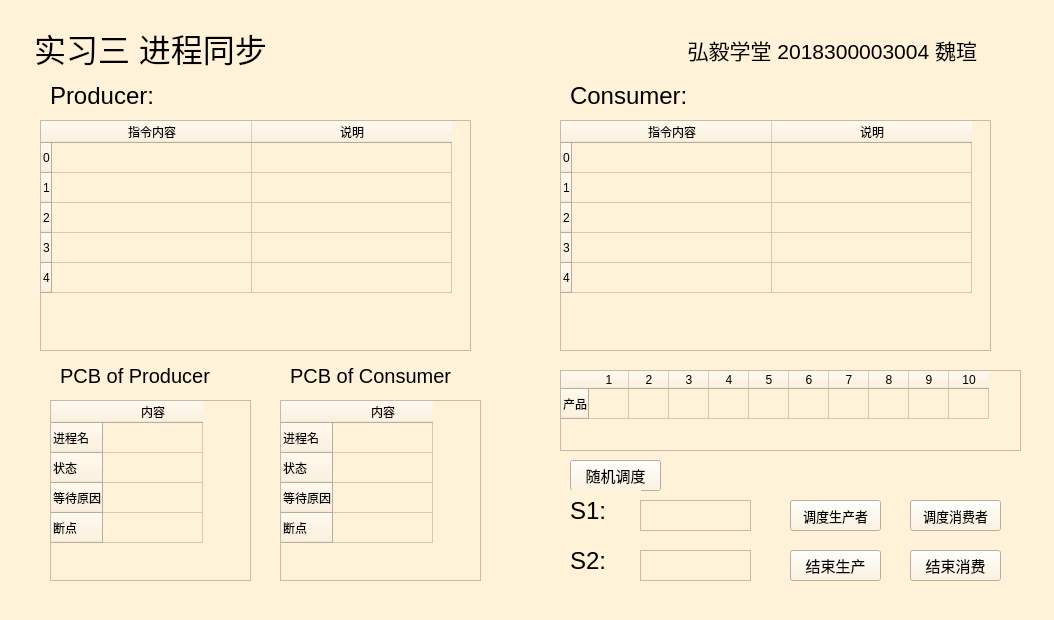
<?xml version="1.0" encoding="UTF-8"?>
<ui version="4.0">
 <class>Widget</class>
 <widget class="QWidget" name="Widget">
  <property name="geometry">
   <rect>
    <x>0</x>
    <y>0</y>
    <width>1054</width>
    <height>620</height>
   </rect>
  </property>
  <property name="windowTitle">
   <string>Widget</string>
  </property>
  <property name="styleSheet">
   <string notr="true">background-color: rgb(255, 242, 216)</string>
  </property>
  <widget class="QTextBrowser" name="textBrowser_2">
   <property name="geometry">
    <rect>
     <x>570</x>
     <y>30</y>
     <width>411</width>
     <height>41</height>
    </rect>
   </property>
   <property name="styleSheet">
    <string notr="true">background-color:transparent;
border:0px;</string>
   </property>
   <property name="html">
    <string>&lt;!DOCTYPE HTML PUBLIC &quot;-//W3C//DTD HTML 4.0//EN&quot; &quot;http://www.w3.org/TR/REC-html40/strict.dtd&quot;&gt;
&lt;html&gt;&lt;head&gt;&lt;meta name=&quot;qrichtext&quot; content=&quot;1&quot; /&gt;&lt;style type=&quot;text/css&quot;&gt;
p, li { white-space: pre-wrap; }
&lt;/style&gt;&lt;/head&gt;&lt;body style=&quot; font-family:'SimSun'; font-size:9pt; font-weight:400; font-style:normal;&quot;&gt;
&lt;p align=&quot;right&quot; style=&quot; margin-top:0px; margin-bottom:0px; margin-left:0px; margin-right:0px; -qt-block-indent:0; text-indent:0px;&quot;&gt;&lt;span style=&quot; font-size:16pt;&quot;&gt;弘毅学堂 2018300003004 魏瑄&lt;/span&gt;&lt;/p&gt;&lt;/body&gt;&lt;/html&gt;</string>
   </property>
  </widget>
  <widget class="QTextBrowser" name="textBrowser">
   <property name="geometry">
    <rect>
     <x>30</x>
     <y>20</y>
     <width>421</width>
     <height>61</height>
    </rect>
   </property>
   <property name="styleSheet">
    <string notr="true">background-color:transparent;
border:0px;</string>
   </property>
   <property name="html">
    <string>&lt;!DOCTYPE HTML PUBLIC &quot;-//W3C//DTD HTML 4.0//EN&quot; &quot;http://www.w3.org/TR/REC-html40/strict.dtd&quot;&gt;
&lt;html&gt;&lt;head&gt;&lt;meta name=&quot;qrichtext&quot; content=&quot;1&quot; /&gt;&lt;style type=&quot;text/css&quot;&gt;
p, li { white-space: pre-wrap; }
&lt;/style&gt;&lt;/head&gt;&lt;body style=&quot; font-family:'SimSun'; font-size:9pt; font-weight:400; font-style:normal;&quot;&gt;
&lt;p style=&quot; margin-top:0px; margin-bottom:0px; margin-left:0px; margin-right:0px; -qt-block-indent:0; text-indent:0px;&quot;&gt;&lt;span style=&quot; font-size:24pt;&quot;&gt;实习三 进程同步&lt;/span&gt;&lt;/p&gt;&lt;/body&gt;&lt;/html&gt;</string>
   </property>
  </widget>
  <widget class="QLabel" name="label">
   <property name="geometry">
    <rect>
     <x>60</x>
     <y>360</y>
     <width>191</width>
     <height>31</height>
    </rect>
   </property>
   <property name="styleSheet">
    <string notr="true">font-size: 20px;</string>
   </property>
   <property name="text">
    <string>PCB of Producer</string>
   </property>
  </widget>
  <widget class="QTableWidget" name="ProducerPCB">
   <property name="geometry">
    <rect>
     <x>50</x>
     <y>400</y>
     <width>201</width>
     <height>181</height>
    </rect>
   </property>
   <property name="font">
    <font>
     <pointsize>11</pointsize>
     <weight>50</weight>
     <bold>false</bold>
    </font>
   </property>
   <row>
    <property name="text">
     <string>进程名</string>
    </property>
   </row>
   <row>
    <property name="text">
     <string>状态</string>
    </property>
   </row>
   <row>
    <property name="text">
     <string>等待原因</string>
    </property>
   </row>
   <row>
    <property name="text">
     <string>断点</string>
    </property>
   </row>
   <column>
    <property name="text">
     <string>内容</string>
    </property>
   </column>
  </widget>
  <widget class="QLabel" name="label_2">
   <property name="geometry">
    <rect>
     <x>290</x>
     <y>360</y>
     <width>191</width>
     <height>31</height>
    </rect>
   </property>
   <property name="styleSheet">
    <string notr="true">font-size: 20px;</string>
   </property>
   <property name="text">
    <string>PCB of Consumer</string>
   </property>
  </widget>
  <widget class="QTableWidget" name="ConsumerPCB">
   <property name="geometry">
    <rect>
     <x>280</x>
     <y>400</y>
     <width>201</width>
     <height>181</height>
    </rect>
   </property>
   <property name="font">
    <font>
     <pointsize>11</pointsize>
     <weight>50</weight>
     <bold>false</bold>
    </font>
   </property>
   <row>
    <property name="text">
     <string>进程名</string>
    </property>
   </row>
   <row>
    <property name="text">
     <string>状态</string>
    </property>
   </row>
   <row>
    <property name="text">
     <string>等待原因</string>
    </property>
   </row>
   <row>
    <property name="text">
     <string>断点</string>
    </property>
   </row>
   <column>
    <property name="text">
     <string>内容</string>
    </property>
   </column>
  </widget>
  <widget class="QTableWidget" name="InsProduer">
   <property name="geometry">
    <rect>
     <x>40</x>
     <y>120</y>
     <width>431</width>
     <height>231</height>
    </rect>
   </property>
   <attribute name="horizontalHeaderDefaultSectionSize">
    <number>200</number>
   </attribute>
   <row>
    <property name="text">
     <string>0</string>
    </property>
   </row>
   <row>
    <property name="text">
     <string>1</string>
    </property>
   </row>
   <row>
    <property name="text">
     <string>2</string>
    </property>
   </row>
   <row>
    <property name="text">
     <string>3</string>
    </property>
   </row>
   <row>
    <property name="text">
     <string>4</string>
    </property>
   </row>
   <column>
    <property name="text">
     <string>指令内容</string>
    </property>
   </column>
   <column>
    <property name="text">
     <string>说明</string>
    </property>
   </column>
  </widget>
  <widget class="QTableWidget" name="InsConsumer">
   <property name="geometry">
    <rect>
     <x>560</x>
     <y>120</y>
     <width>431</width>
     <height>231</height>
    </rect>
   </property>
   <attribute name="horizontalHeaderDefaultSectionSize">
    <number>200</number>
   </attribute>
   <row>
    <property name="text">
     <string>0</string>
    </property>
   </row>
   <row>
    <property name="text">
     <string>1</string>
    </property>
   </row>
   <row>
    <property name="text">
     <string>2</string>
    </property>
   </row>
   <row>
    <property name="text">
     <string>3</string>
    </property>
   </row>
   <row>
    <property name="text">
     <string>4</string>
    </property>
   </row>
   <column>
    <property name="text">
     <string>指令内容</string>
    </property>
   </column>
   <column>
    <property name="text">
     <string>说明</string>
    </property>
   </column>
  </widget>
  <widget class="QPushButton" name="pushButton">
   <property name="geometry">
    <rect>
     <x>570</x>
     <y>460</y>
     <width>91</width>
     <height>31</height>
    </rect>
   </property>
   <property name="font">
    <font>
     <pointsize>11</pointsize>
    </font>
   </property>
   <property name="text">
    <string>随机调度</string>
   </property>
  </widget>
  <widget class="QLabel" name="label_3">
   <property name="geometry">
    <rect>
     <x>50</x>
     <y>80</y>
     <width>191</width>
     <height>31</height>
    </rect>
   </property>
   <property name="font">
    <font>
     <pointsize>-1</pointsize>
    </font>
   </property>
   <property name="styleSheet">
    <string notr="true">font-size: 24px;</string>
   </property>
   <property name="text">
    <string>Producer:</string>
   </property>
  </widget>
  <widget class="QLabel" name="label_4">
   <property name="geometry">
    <rect>
     <x>570</x>
     <y>80</y>
     <width>191</width>
     <height>31</height>
    </rect>
   </property>
   <property name="font">
    <font>
     <pointsize>-1</pointsize>
    </font>
   </property>
   <property name="styleSheet">
    <string notr="true">font-size: 24px;</string>
   </property>
   <property name="text">
    <string>Consumer:</string>
   </property>
  </widget>
  <widget class="QLabel" name="label_5">
   <property name="geometry">
    <rect>
     <x>570</x>
     <y>490</y>
     <width>71</width>
     <height>41</height>
    </rect>
   </property>
   <property name="styleSheet">
    <string notr="true">font-size:24px</string>
   </property>
   <property name="text">
    <string>S1:</string>
   </property>
  </widget>
  <widget class="QLabel" name="label_6">
   <property name="geometry">
    <rect>
     <x>570</x>
     <y>540</y>
     <width>71</width>
     <height>41</height>
    </rect>
   </property>
   <property name="styleSheet">
    <string notr="true">font-size:24px</string>
   </property>
   <property name="text">
    <string>S2:</string>
   </property>
  </widget>
  <widget class="QTextBrowser" name="s1">
   <property name="geometry">
    <rect>
     <x>640</x>
     <y>500</y>
     <width>111</width>
     <height>31</height>
    </rect>
   </property>
  </widget>
  <widget class="QTextBrowser" name="s2">
   <property name="geometry">
    <rect>
     <x>640</x>
     <y>550</y>
     <width>111</width>
     <height>31</height>
    </rect>
   </property>
  </widget>
  <widget class="QPushButton" name="pushButton_2">
   <property name="geometry">
    <rect>
     <x>790</x>
     <y>550</y>
     <width>91</width>
     <height>31</height>
    </rect>
   </property>
   <property name="font">
    <font>
     <pointsize>11</pointsize>
    </font>
   </property>
   <property name="text">
    <string>结束生产</string>
   </property>
  </widget>
  <widget class="QTableWidget" name="productList">
   <property name="geometry">
    <rect>
     <x>560</x>
     <y>370</y>
     <width>461</width>
     <height>81</height>
    </rect>
   </property>
   <attribute name="horizontalHeaderDefaultSectionSize">
    <number>40</number>
   </attribute>
   <row>
    <property name="text">
     <string>产品</string>
    </property>
   </row>
   <column>
    <property name="text">
     <string>1</string>
    </property>
   </column>
   <column>
    <property name="text">
     <string>2</string>
    </property>
   </column>
   <column>
    <property name="text">
     <string>3</string>
    </property>
   </column>
   <column>
    <property name="text">
     <string>4</string>
    </property>
   </column>
   <column>
    <property name="text">
     <string>5</string>
    </property>
   </column>
   <column>
    <property name="text">
     <string>6</string>
    </property>
   </column>
   <column>
    <property name="text">
     <string>7</string>
    </property>
   </column>
   <column>
    <property name="text">
     <string>8</string>
    </property>
   </column>
   <column>
    <property name="text">
     <string>9</string>
    </property>
   </column>
   <column>
    <property name="text">
     <string>10</string>
    </property>
   </column>
  </widget>
  <widget class="QPushButton" name="pushButton_3">
   <property name="geometry">
    <rect>
     <x>790</x>
     <y>500</y>
     <width>91</width>
     <height>31</height>
    </rect>
   </property>
   <property name="font">
    <font>
     <pointsize>10</pointsize>
    </font>
   </property>
   <property name="text">
    <string>调度生产者</string>
   </property>
  </widget>
  <widget class="QPushButton" name="pushButton_4">
   <property name="geometry">
    <rect>
     <x>910</x>
     <y>500</y>
     <width>91</width>
     <height>31</height>
    </rect>
   </property>
   <property name="font">
    <font>
     <pointsize>10</pointsize>
    </font>
   </property>
   <property name="text">
    <string>调度消费者</string>
   </property>
  </widget>
  <widget class="QPushButton" name="pushButton_5">
   <property name="geometry">
    <rect>
     <x>910</x>
     <y>550</y>
     <width>91</width>
     <height>31</height>
    </rect>
   </property>
   <property name="font">
    <font>
     <pointsize>11</pointsize>
    </font>
   </property>
   <property name="text">
    <string>结束消费</string>
   </property>
  </widget>
 </widget>
 <layoutdefault spacing="6" margin="11"/>
 <resources/>
 <connections/>
</ui>
